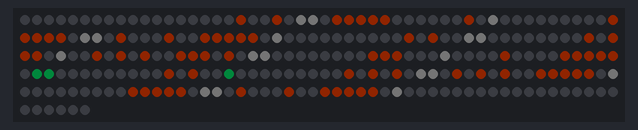
The program below on a simulated Raspberry Pi (BCM pin numbers). On the bench: 256 RGB LEDs in strip order, left to right, continuing on the next row. Dim RGB values are drawn brighter than linear; the clock reads 2024-03-15 10:24:30 at power-on unless the program sets it.

Above: at 0.1 s.

The program:

clock.py
```python
from time import sleep
import datetime
from rpi_ws281x import PixelStrip, Color
from libs.ws281.utils import base_bmp, bmplist2matrix, show, render_char


COLUMN = 32
ROW = 8

# LED strip configuration:
LED_COUNT = ROW * COLUMN  # Number of LED pixels.
LED_PIN = 18  # GPIO pin connected to the pixels (18 uses PWM!).
# LED_PIN = 10        # GPIO pin connected to the pixels (10 uses SPI /dev/spidev0.0).
LED_FREQ_HZ = 800000  # LED signal frequency in hertz (usually 800khz)
LED_DMA = 10  # DMA channel to use for generating signal (try 10)
LED_BRIGHTNESS = 16  # Set to 0 for darkest and 255 for brightest
# True to invert the signal (when using NPN transistor level shift)
LED_INVERT = False
LED_CHANNEL = 0  # set to '1' for GPIOs 13, 19, 41, 45 or 53

# Create NeoPixel object with appropriate configuration.
strip = PixelStrip(
    LED_COUNT,
    LED_PIN,
    LED_FREQ_HZ,
    LED_DMA,
    LED_INVERT,
    LED_BRIGHTNESS,
    LED_CHANNEL,
)

strip.begin()


def show_time(color=None):
    # 生成 8 行 32 列的 matrix，对应
    _base_bmp = base_bmp * LED_COUNT
    base_matrix = bmplist2matrix(_base_bmp, COLUMN, ROW)
    now = datetime.datetime.now()

    x = 2
    y = 1
    char_list = []

    for i, char in enumerate(now.strftime('%H:%M:%S')):
        char_list.append((x, y, char))
        if i % 3:
            x += 3
        else:
            x += 4

    x = 2
    y = 7
    for i in range(7):
        char = '_'
        if now.weekday() == i:
            char = '__'
        char_list.append((x, y, char))
        x += 4

    render_char(base_matrix, char_list)
    show(strip, base_matrix, color)


def main():
    while True:
        # show_time(Color(205, 102, 29))
        show_time()
        sleep(1)


if __name__ == '__main__':
    try:
        main()
    except KeyboardInterrupt:
        for i in range(LED_COUNT):
            strip.setPixelColor(i, Color(0, 0, 0))
        strip.show()
```

utils.py
```python
from rpi_ws281x import Color
from .matrix_dict import char2matrix

base_bmp = [0x00000000]  # 一个像素点


def xy_to_array_index(x, y):
    if x % 2 == 0:
        return (x * 8) + y
    else:
        return (x * 8) + (8 - y - 1)


def bmplist2matrix(bmp, width, height):
    """
    将 bmp list 转换为 width 宽 height 高的 matrix
    并将 hex 的颜色转为 10 进制 rgb
    """
    matrix = []
    for y in range(height):
        row = []
        for x in range(width):
            index = x + (y * width)
            color = bmp[index]
            color_r = color >> 24 & 0xFF
            color_g = color >> 16 & 0xFF
            color_b = color >> 8 & 0xFF
            row.append((color_r, color_g, color_b))
        matrix.append(row)

    return matrix


def replace_matrix(base, x, y, data):
    """
    base = [[1, 2, 3],
            [4, 5, 6],
            [7, 8, 9]]
    x = 1
    y = 0
    data = [[x],
            [y],
            [z]]

    return [[1, x, 3],
            [4, y, 6],
            [7, z, 9]]
    """

    data_height = len(data)
    data_width = len(data[0])

    for _row in range(data_height):
        for _col in range(data_width):
            base[y + _row][x + _col] = data[_row][_col]

    return base


def render_char(base_matrix, char_list):
    """
    在 base_matrix 上渲染需要的字符

    base_matrix: 生成的 width * height 匹配灯珠阵列的矩阵
    char_list: 要渲染的字符: [(x, y, char)] demo: [(0, 0, 1), (2, 3, 'x')]
    """
    for x, y, char in char_list:
        bmp_data, width, height = char2matrix(char)
        bmp_data_matrix = bmplist2matrix(bmp_data, width, height)
        replace_matrix(base_matrix, x, y, bmp_data_matrix)


def show(strip, matrix, color=None):
    width = len(matrix[0])
    height = len(matrix)
    for row in range(height):
        for col in range(width):
            color_r, color_g, color_b = matrix[row][col]
            _color = Color(color_r, color_g, color_b)
            if (color_r or color_g or color_b) and color:
                _color = color

            strip.setPixelColor(xy_to_array_index(col, row), _color)

    strip.show()
```

matrix_dict.py
```python
# 常用文本点阵

data_dict = {
    '0': [
        0xFF450000, 0xFF450000, 0xFF450000,
        0xFF450000, 0x00000000, 0xFF450000,
        0xFF450000, 0x00000000, 0xFF450000,
        0xFF450000, 0x00000000, 0xFF450000,
        0xFF450000, 0xFF450000, 0xFF450000
    ],
    '1': [
        0x00000000, 0xFF450000, 0x00000000,
        0xFF450000, 0xFF450000, 0x00000000,
        0x00000000, 0xFF450000, 0x00000000,
        0x00000000, 0xFF450000, 0x00000000,
        0xFF450000, 0xFF450000, 0xFF450000
    ],
    '2': [
        0xFF450000, 0xFF450000, 0xFF450000,
        0x00000000, 0x00000000, 0xFF450000,
        0xFF450000, 0xFF450000, 0xFF450000,
        0xFF450000, 0x00000000, 0x00000000,
        0xFF450000, 0xFF450000, 0xFF450000,
    ],
    '3': [
        0xFF450000, 0xFF450000, 0xFF450000,
        0x00000000, 0x00000000, 0xFF450000,
        0xFF450000, 0xFF450000, 0xFF450000,
        0x00000000, 0x00000000, 0xFF450000,
        0xFF450000, 0xFF450000, 0xFF450000,
    ],
    '4': [
        0xFF450000, 0x00000000, 0xFF450000,
        0xFF450000, 0x00000000, 0xFF450000,
        0xFF450000, 0xFF450000, 0xFF450000,
        0x00000000, 0x00000000, 0xFF450000,
        0x00000000, 0x00000000, 0xFF450000,
    ],
    '5': [
        0xFF450000, 0xFF450000, 0xFF450000,
        0xFF450000, 0x00000000, 0x00000000,
        0xFF450000, 0xFF450000, 0xFF450000,
        0x00000000, 0x00000000, 0xFF450000,
        0xFF450000, 0xFF450000, 0xFF450000,
    ],
    '6': [
        0xFF450000, 0xFF450000, 0xFF450000,
        0xFF450000, 0x00000000, 0x00000000,
        0xFF450000, 0xFF450000, 0xFF450000,
        0xFF450000, 0x00000000, 0xFF450000,
        0xFF450000, 0xFF450000, 0xFF450000,
    ],
    '7': [
        0xFF450000, 0xFF450000, 0xFF450000,
        0x00000000, 0x00000000, 0xFF450000,
        0x00000000, 0x00000000, 0xFF450000,
        0x00000000, 0x00000000, 0xFF450000,
        0x00000000, 0x00000000, 0xFF450000,
    ],
    '8': [
        0xFF450000, 0xFF450000, 0xFF450000,
        0xFF450000, 0x00000000, 0xFF450000,
        0xFF450000, 0xFF450000, 0xFF450000,
        0xFF450000, 0x00000000, 0xFF450000,
        0xFF450000, 0xFF450000, 0xFF450000,
    ],
    '9': [
        0xFF450000, 0xFF450000, 0xFF450000,
        0xFF450000, 0x00000000, 0xFF450000,
        0xFF450000, 0xFF450000, 0xFF450000,
        0x00000000, 0x00000000, 0xFF450000,
        0xFF450000, 0xFF450000, 0xFF450000,
    ],
    ':': [
        0x00000000, 0x00000000, 0x00000000,
        0x00000000, 0xFF450000, 0x00000000,
        0x00000000, 0x00000000, 0x00000000,
        0x00000000, 0xFF450000, 0x00000000,
        0x00000000, 0x00000000, 0x00000000
    ],
    '__': [
        0x008B4500, 0x008B4500, 0x008B4500
    ],
    '_': [
        0x1C1C1C00, 0x1C1C1C00, 0x1C1C1C00
    ],

}


def get_width_height(char):
    if char in {'_', '__'}:
        return 3, 1
    else:
        return 3, 5


def char2matrix(char):
    width, height = get_width_height(char)
    matrix = data_dict.get(char)
    return matrix, width, height
```
